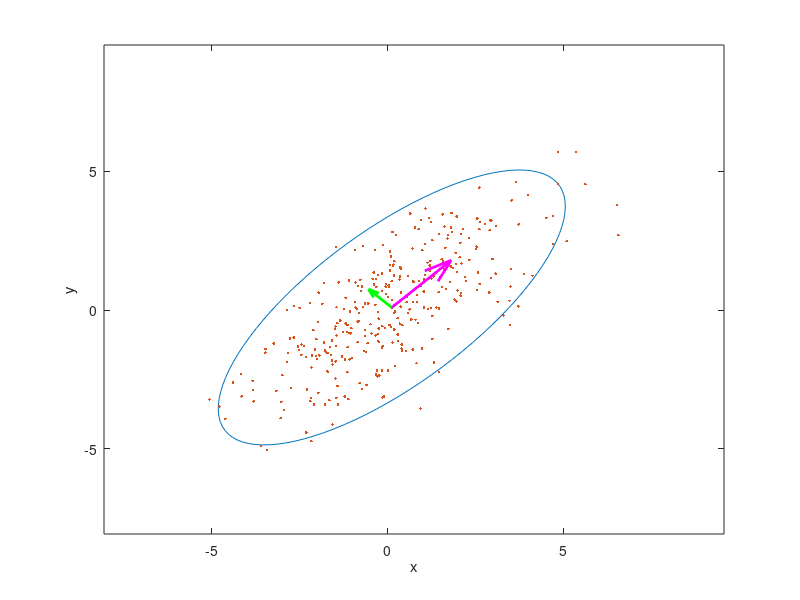

Here is the MATLAB script that generated this plot:
clear all;
close all;

% Create some random data
s = [2 2];
x = randn(334,1);
y1 = normrnd(s(1).*x,1);
y2 = normrnd(s(2).*x,1);
data = [y1 y2];

% Calculate the eigenvectors and eigenvalues
covariance = cov(data);
[eigenvec, eigenval ] = eig(covariance);

% Get the index of the largest eigenvector
[largest_eigenvec_ind_c, r] = find(eigenval == max(max(eigenval)));
largest_eigenvec = eigenvec(:, largest_eigenvec_ind_c);

% Get the largest eigenvalue
largest_eigenval = max(max(eigenval));

% Get the smallest eigenvector and eigenvalue
if(largest_eigenvec_ind_c == 1)
    smallest_eigenval = max(eigenval(:,2))
    smallest_eigenvec = eigenvec(:,2);
else
    smallest_eigenval = max(eigenval(:,1))
    smallest_eigenvec = eigenvec(1,:);
end

% Calculate the angle between the x-axis and the largest eigenvector
angle = atan2(largest_eigenvec(2), largest_eigenvec(1));

% This angle is between -pi and pi.
% Let's shift it such that the angle is between 0 and 2pi
if(angle < 0)
    angle = angle + 2*pi;
end

% Get the coordinates of the data mean
avg = mean(data);

% Get the 95% confidence interval error ellipse
chisquare_val = 2.4477;
theta_grid = linspace(0,2*pi);
phi = angle;
X0=avg(1);
Y0=avg(2);
a=chisquare_val*sqrt(largest_eigenval);
b=chisquare_val*sqrt(smallest_eigenval);

% the ellipse in x and y coordinates 
ellipse_x_r  = a*cos( theta_grid );
ellipse_y_r  = b*sin( theta_grid );

%Define a rotation matrix
R = [ cos(phi) sin(phi); -sin(phi) cos(phi) ];

%let's rotate the ellipse to some angle phi
r_ellipse = [ellipse_x_r;ellipse_y_r]' * R;

% Draw the error ellipse
plot(r_ellipse(:,1) + X0,r_ellipse(:,2) + Y0,'-')
hold on;

% Plot the original data
plot(data(:,1), data(:,2), '.');
mindata = min(min(data));
maxdata = max(max(data));
xlim([mindata-3, maxdata+3]);
ylim([mindata-3, maxdata+3]);
hold on;

% Plot the eigenvectors
quiver(X0, Y0, largest_eigenvec(1)*sqrt(largest_eigenval), largest_eigenvec(2)*sqrt(largest_eigenval), '-m', 'LineWidth',2);
quiver(X0, Y0, smallest_eigenvec(1)*sqrt(smallest_eigenval), smallest_eigenvec(2)*sqrt(smallest_eigenval), '-g', 'LineWidth',2);
hold on;

% Set the axis labels
hXLabel = xlabel('x');
hYLabel = ylabel('y');